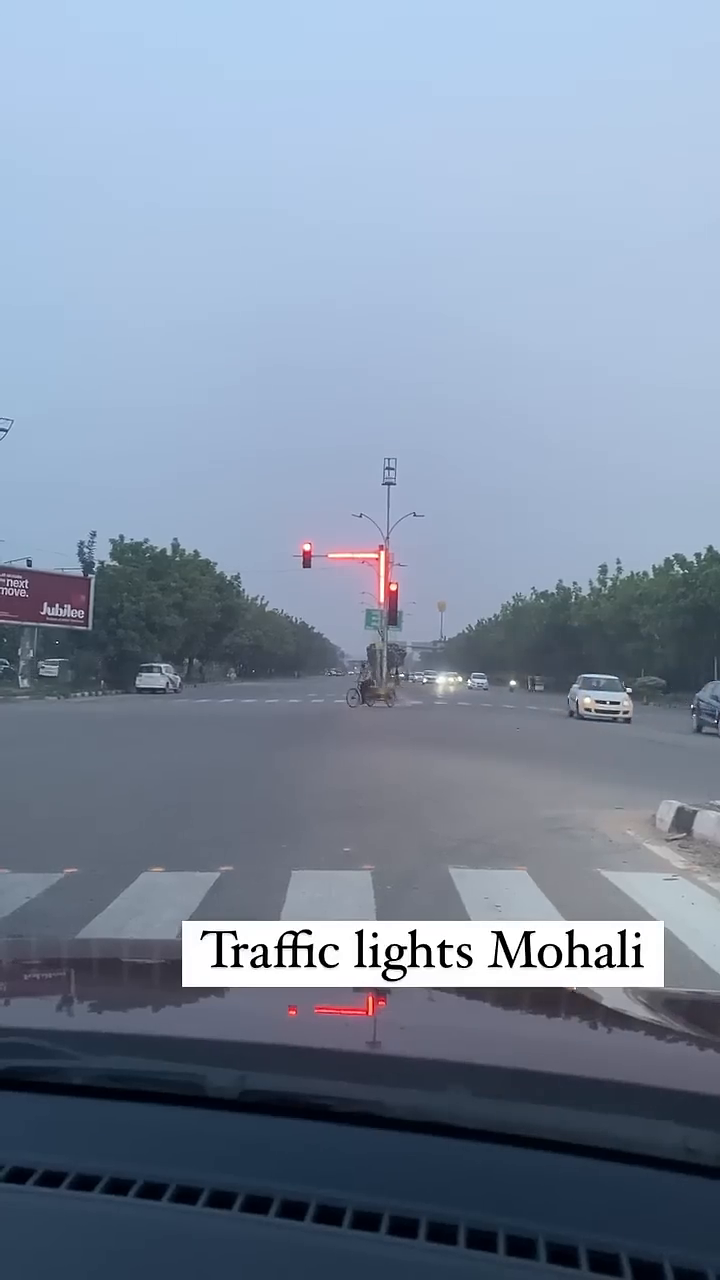
#> input picture frame 21 of Traffic Light vdos/videoplayback (2).mp4, 720 x 1280 px, given in place of the camera
$ python TLDetector.py
#> lines starting #> are read from the running program, lines starting #| are printed output that depends on the picture; after the words box and inside, x2 and y2 are one past the last pixel; in counts of white or black regions, pixels touching at a corner belong together
import cv2
import numpy as np
import argparse
from collections import deque
import time

class TrafficLightDetector:
    def __init__(self):

        self.color_ranges = {
            'red': [
                (np.array([0, 120, 70]), np.array([10, 255, 255])),
                (np.array([170, 120, 70]), np.array([180, 255, 255]))
            ],
            'yellow': [(np.array([20, 100, 100]), np.array([30, 255, 255]))],
            'green': [(np.array([40, 50, 50]), np.array([90, 255, 255]))]
        }


        self.min_contour_area = 200


        self.min_aspect_ratio = 0.3
        self.max_aspect_ratio = 1.2


        self.state_buffer = deque(maxlen=15)


        self.frame_count = 0
        self.detection_count = 0
        self.start_time = time.time()

    def preprocess_frame(self, frame):

        blurred = cv2.GaussianBlur(frame, (5, 5), 0)

        return blurred

    def detect_color(self, frame_hsv, color):

        masks = []
        for lower, upper in self.color_ranges[color]:
            mask = cv2.inRange(frame_hsv, lower, upper)
            masks.append(mask)


        combined_mask = masks[0]
        for i in range(1, len(masks)):
            combined_mask = cv2.bitwise_or(combined_mask, masks[i])

        return combined_mask

    def validate_contour(self, contour):

        area = cv2.contourArea(contour)
        if area < self.min_contour_area:
            return False


        x, y, w, h = cv2.boundingRect(contour)
        aspect_ratio = w / h
        if aspect_ratio < self.min_aspect_ratio or aspect_ratio > self.max_aspect_ratio:
            return False


        return True

    def detect_traffic_lights(self, frame):

        processed_frame = self.preprocess_frame(frame)

        hsv_frame = cv2.cvtColor(processed_frame, cv2.COLOR_BGR2HSV)

        detected_lights = []

        for color in self.color_ranges.keys():
            mask = self.detect_color(hsv_frame, color)

            contours, _ = cv2.findContours(mask, cv2.RETR_EXTERNAL, cv2.CHAIN_APPROX_SIMPLE)

            for contour in contours:
                if self.validate_contour(contour):
                    x, y, w, h = cv2.boundingRect(contour)

                    roi = frame[y:y+h, x:x+w]
                    if np.mean(roi) < 50:
                        continue

                    detected_lights.append({
                        'bbox': (x, y, w, h),
                        'color': color,
                        'confidence': min(cv2.contourArea(contour) / 1000, 1.0)
                    })

        return detected_lights

    def classify_state(self, detected_lights):
        """Classify the overall traffic light state"""
        if not detected_lights:
            self.state_buffer.append('unknown')
        else:

            best_detection = max(detected_lights, key=lambda x: x['confidence'])
            self.state_buffer.append(best_detection['color'])


        if len(self.state_buffer) > 0:
            return max(set(self.state_buffer), key=self.state_buffer.count)
        return 'unknown'

    def draw_annotations(self, frame, detected_lights, overall_state):

        annotated_frame = frame.copy()

        for light in detected_lights:
            x, y, w, h = light['bbox']
            color = light['color']
            confidence = light['confidence']


            if color == 'red':
                box_color = (0, 0, 255)
            elif color == 'yellow':
                box_color = (0, 255, 255)
            else:  # green
                box_color = (0, 255, 0)


            cv2.rectangle(annotated_frame, (x, y), (x + w, y + h), box_color, 2)


            label = f"{color} ({confidence:.2f})"
            cv2.putText(annotated_frame, label, (x, y - 10),
                       cv2.FONT_HERSHEY_SIMPLEX, 0.5, box_color, 2)


        cv2.putText(annotated_frame, f"State: {overall_state}", (10, 30),
                   cv2.FONT_HERSHEY_SIMPLEX, 1, (255, 255, 255), 2)


        fps = self.frame_count / (time.time() - self.start_time) if (time.time() - self.start_time) > 0 else 0
        accuracy = self.detection_count / self.frame_count if self.frame_count > 0 else 0
        cv2.putText(annotated_frame, f"FPS: {fps:.1f}", (10, 60),
                   cv2.FONT_HERSHEY_SIMPLEX, 0.7, (255, 255, 255), 2)
        cv2.putText(annotated_frame, f"Detection Rate: {accuracy:.2%}", (10, 90),
                   cv2.FONT_HERSHEY_SIMPLEX, 0.7, (255, 255, 255), 2)

        return annotated_frame

    def process_video(self, video_source=0):

        cap = cv2.VideoCapture(video_source)

        if not cap.isOpened():
            print("Error: Could not open video source")
            return

        print("Press 'q' to quit, 's' to save screenshot")

        while True:
            ret, frame = cap.read()
            if not ret:
                print("End of video stream")
                break

            self.frame_count += 1


            detected_lights = self.detect_traffic_lights(frame)

            if detected_lights:
                self.detection_count += 1


            overall_state = self.classify_state(detected_lights)


            annotated_frame = self.draw_annotations(frame, detected_lights, overall_state)


            cv2.imshow('Traffic Light Detection', annotated_frame)


            key = cv2.waitKey(1) & 0xFF
            if key == ord('q'):
                break
            elif key == ord('s'):

                timestamp = time.strftime("%Y%m%d_%H%M%S")
                filename = f"traffic_light_{timestamp}.jpg"
                cv2.imwrite(filename, annotated_frame)
                print(f"Screenshot saved as {filename}")


        cap.release()
        cv2.destroyAllWindows()


        self.print_report()

    def print_report(self):

        total_time = time.time() - self.start_time
        fps = self.frame_count / total_time if total_time > 0 else 0
        accuracy = self.detection_count / self.frame_count if self.frame_count > 0 else 0

        print("\n" + "="*50)
        print("TRAFFIC LIGHT DETECTION REPORT")
        print("="*50)
        print(f"Total frames processed: {self.frame_count}")
        print(f"Frames with detection: {self.detection_count}")
        print(f"Detection accuracy: {accuracy:.2%}")
        print(f"Average FPS: {fps:.2f}")
        print(f"Processing time: {total_time:.2f} seconds")
        print("="*50)

def main():
    parser = argparse.ArgumentParser(description='Traffic Light Detection System')
    parser.add_argument('--input', type=str, default='0',
                       help='Video file path or camera device ID (default: 0)')
    args = parser.parse_args()


    detector = TrafficLightDetector()


    try:
        video_source = int(args.input)
    except ValueError:
        video_source = args.input

    detector.process_video(video_source)
#> in process_video, frame is the input picture: shape (1280, 720, 3); mean B, G, R 159.9, 139.8, 125.7
#> the loop in detect_traffic_lights, `for color in self.color_ranges.keys():` made 3 passes
#> pass 1, in detect_traffic_lights, `mask = self.detect_color(hsv_frame, color)`:
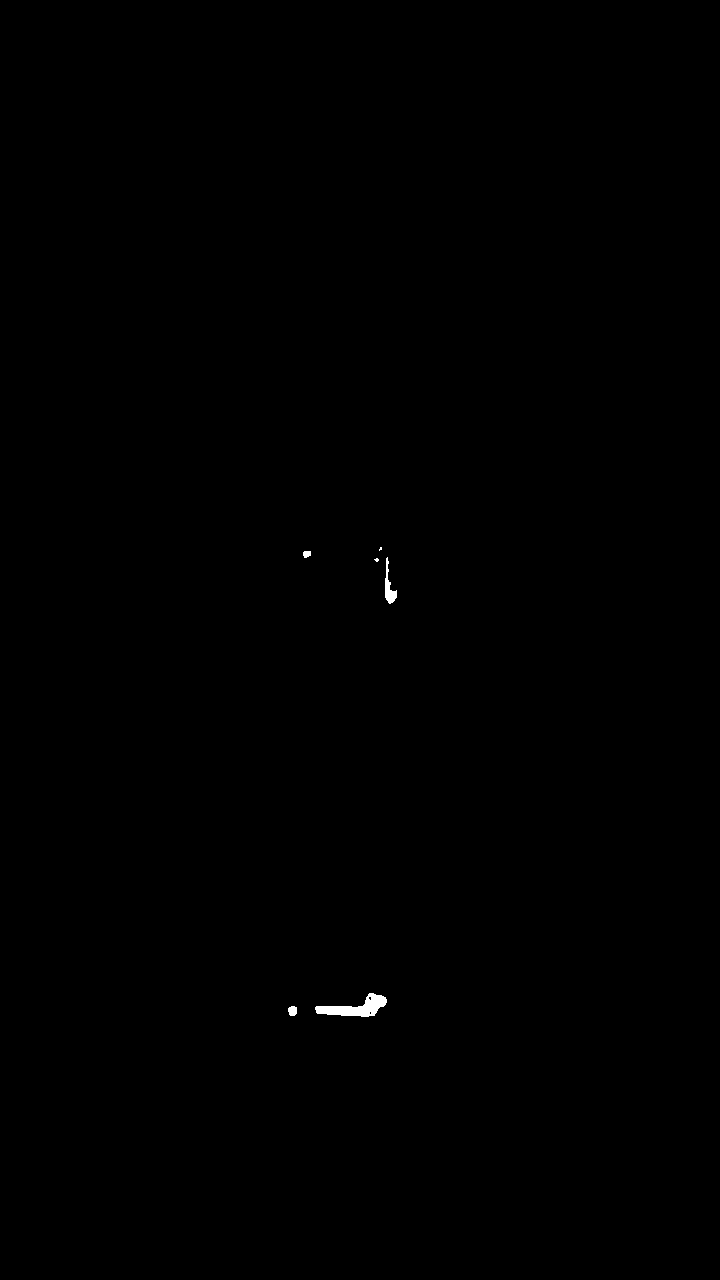
#> mask: shape (1280, 720); 0.13% white; 6 white regions (2 under 20 px), largest, box (x1, y1, x2, y2) and area: (315, 993, 387, 1017) 816, (385, 557, 397, 604) 236, (288, 1006, 297, 1016) 76, (303, 551, 311, 558) 47
#> pass 3, in detect_traffic_lights, `mask = self.detect_color(hsv_frame, color)`:
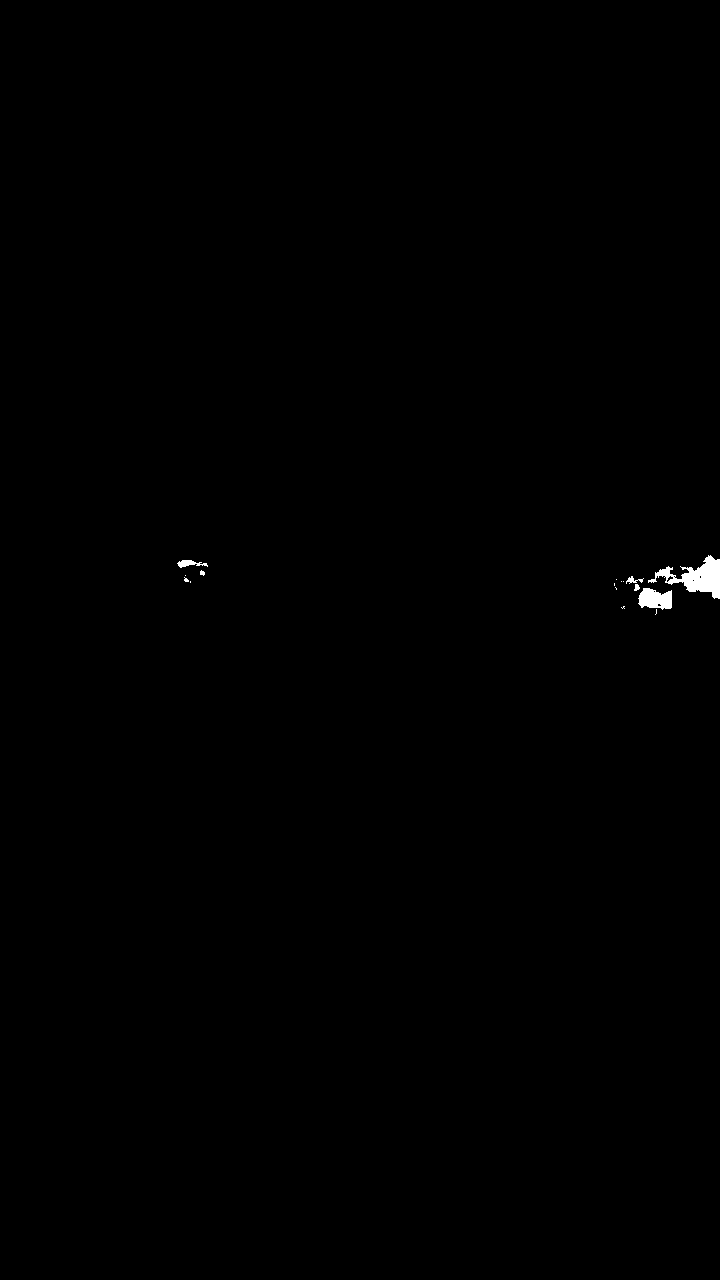
#> mask: shape (1280, 720); 0.23% white; 16 white regions (10 under 20 px), largest, box (x1, y1, x2, y2) and area: (648, 555, 720, 599) 1297, (638, 588, 672, 610) 554, (177, 560, 208, 568) 129, (626, 576, 644, 584) 60, (634, 584, 640, 591) 29, (200, 570, 205, 576) 21
#> after the loop in detect_traffic_lights, `for color in self.color_ranges.keys():`: detected_lights = []
#> in process_video, `overall_state = self.classify_state(detected_lights)`: overall_state = 'unknown'
#> in draw_annotations, `cv2.putText(annotated_frame, f"Detection Rate: {accuracy:.2%}", (10, 9..`:
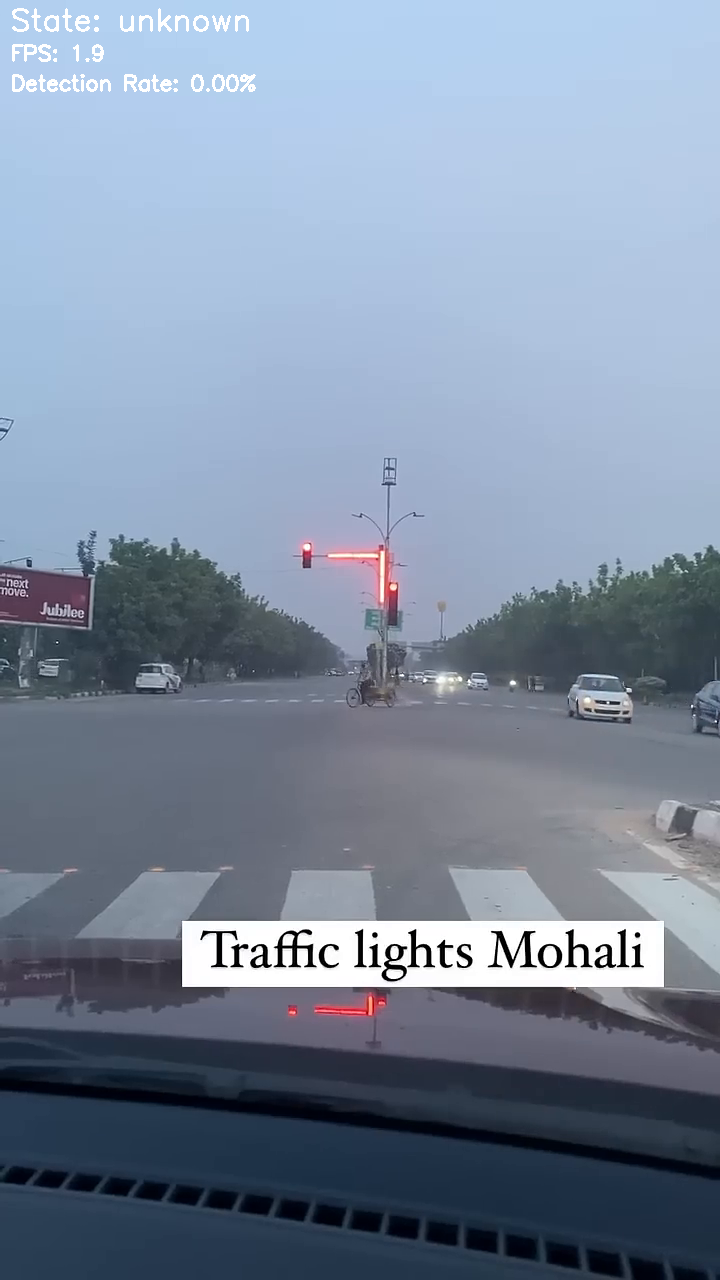
#> annotated_frame: shape (1280, 720, 3); mean B, G, R 160, 140, 126
#> (key q is pressed here)

if __name__ == "__main__":
    main()

$ run again, starting later in the video
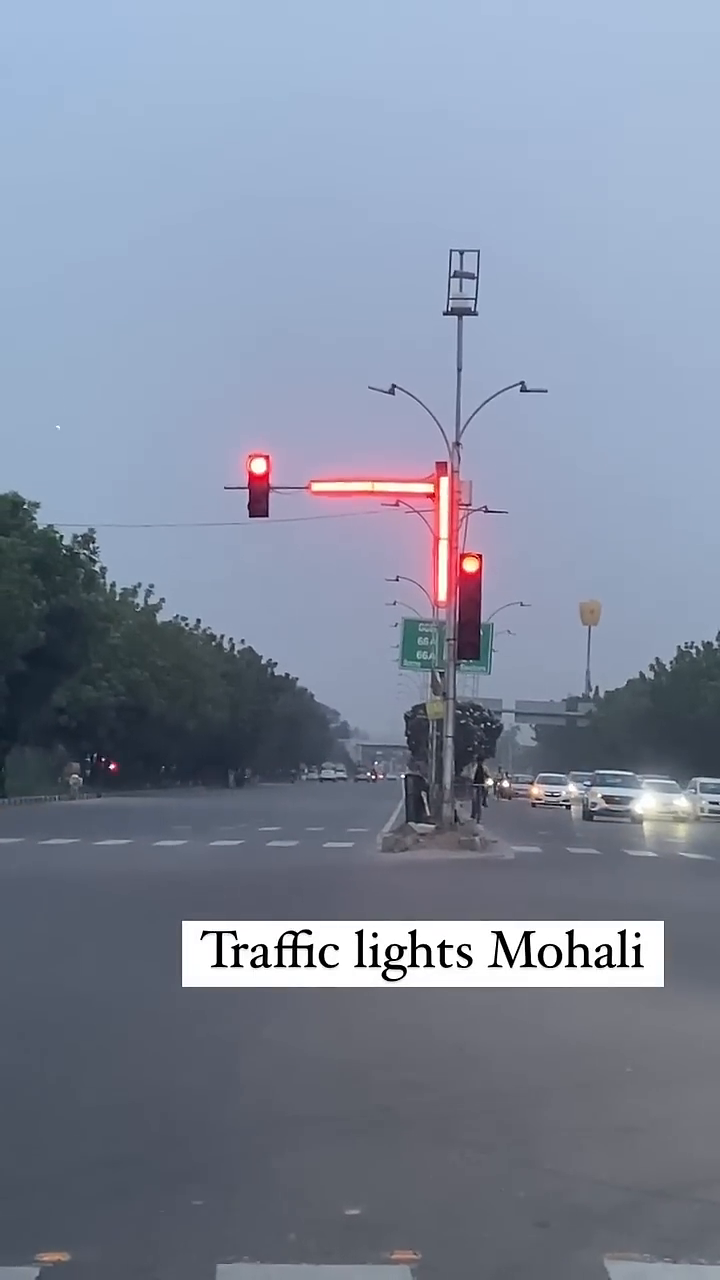
#> input picture frame 96 of Traffic Light vdos/videoplayback (2).mp4, 720 x 1280 px, given in place of the camera
#> in process_video, frame is the input picture: shape (1280, 720, 3); mean B, G, R 155.7, 137, 127.5
#> hsv_frame: shape (1280, 720, 3); mean H, S, V 107.9, 49.6, 156.7
#> the loop in detect_traffic_lights, `for color in self.color_ranges.keys():` made 3 passes
#> contours on pass 2: [[[469, 561], [471, 561]]]
#> pass 1, in detect_traffic_lights, `mask = self.detect_color(hsv_frame, color)`:
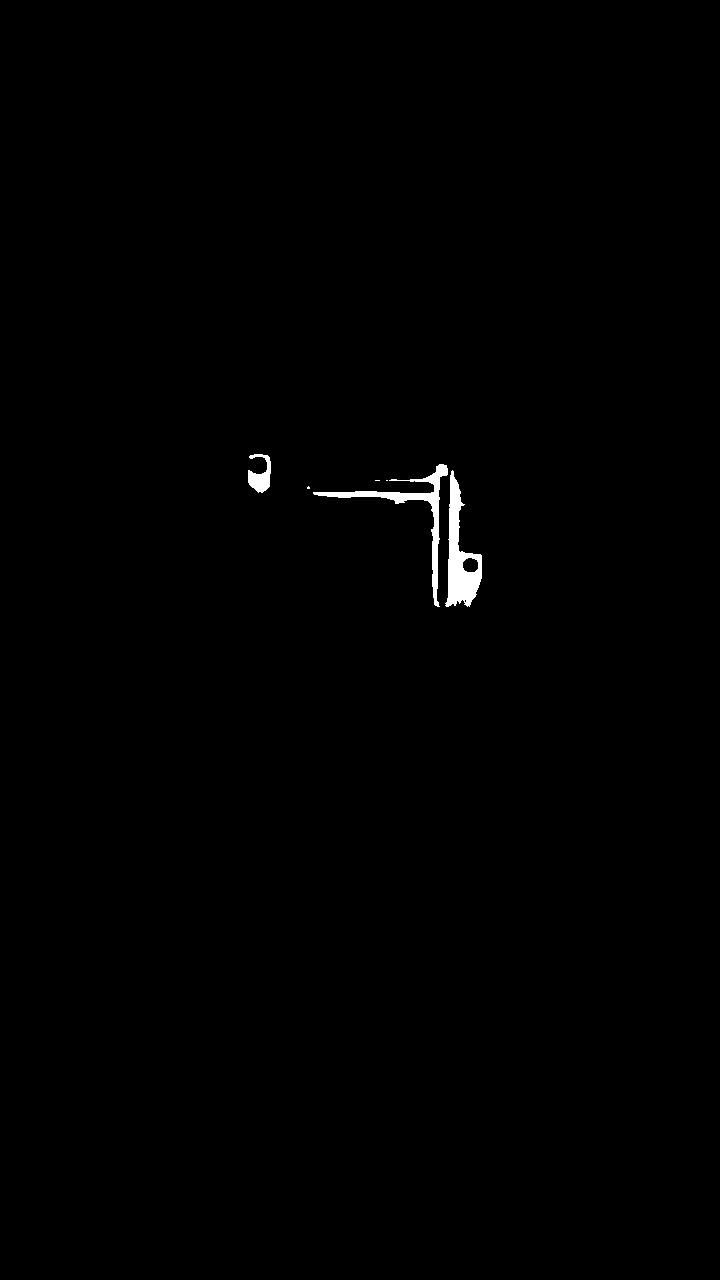
#> mask: shape (1280, 720); 0.5% white; 6 white regions (3 under 20 px), largest, box (x1, y1, x2, y2) and area: (445, 470, 482, 607) 2230, (313, 464, 448, 607) 1822, (248, 454, 271, 493) 501
#> after the loop in detect_traffic_lights, `for color in self.color_ranges.keys():`: detected_lights = 4 items
#> best_detection = {'bbox': (313, 464, 135, 143), 'color': 'red', 'confidence': 1}
#> overall_state = 'red'
#> the loop in draw_annotations, `for light in detected_lights:` made 4 passes
#> (x, y, w, h, color, confidence, box_color, label) on passes 1 to 4: (313, 464, 135, 143, 'red', 1, (0, 0, 255), 'red (1.00)'), (248, 454, 23, 39, 'red', 0.434, (0, 0, 255), 'red (0.43)'), (407, 627, 14, 37, 'green', 0.272, (0, 255, 0), 'green (0.27)'), (0, 528, 60, 78, 'green', 1, (0, 255, 0), 'green (1.00)')
#> in draw_annotations, `cv2.putText(annotated_frame, f"Detection Rate: {accuracy:.2%}", (10, 9..`:
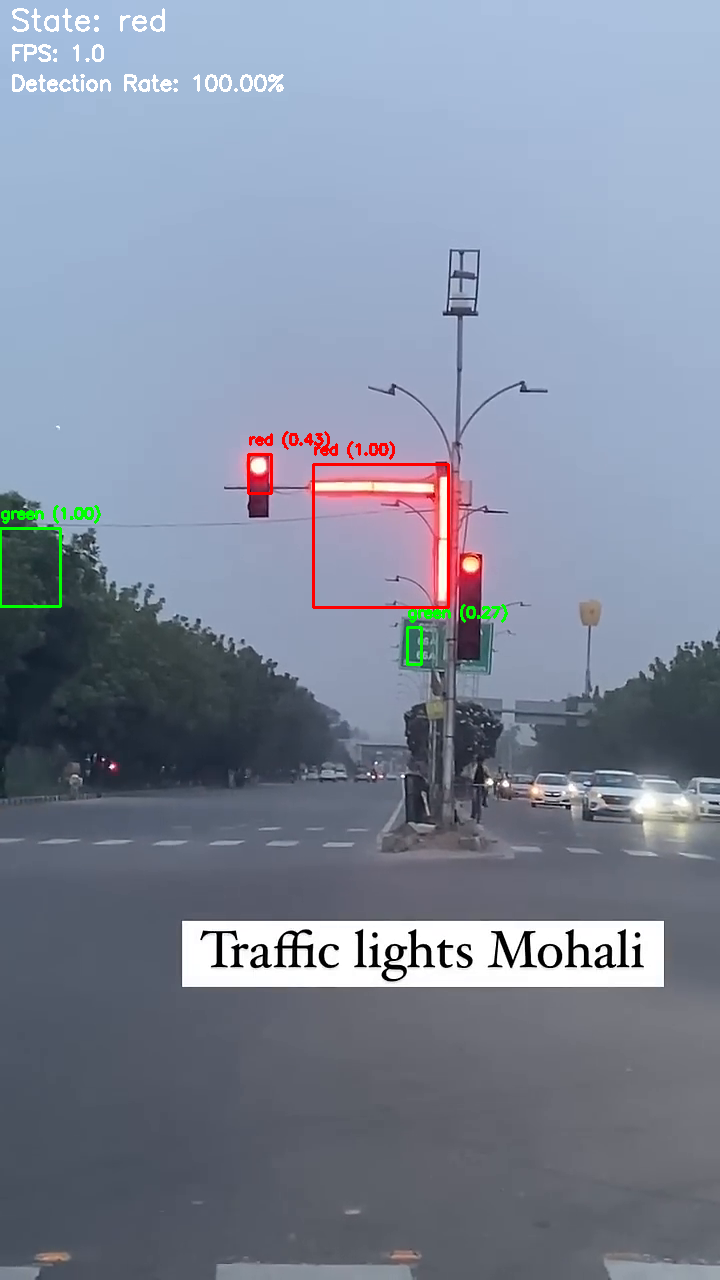
#> annotated_frame: shape (1280, 720, 3); mean B, G, R 154.9, 137.1, 127.9
